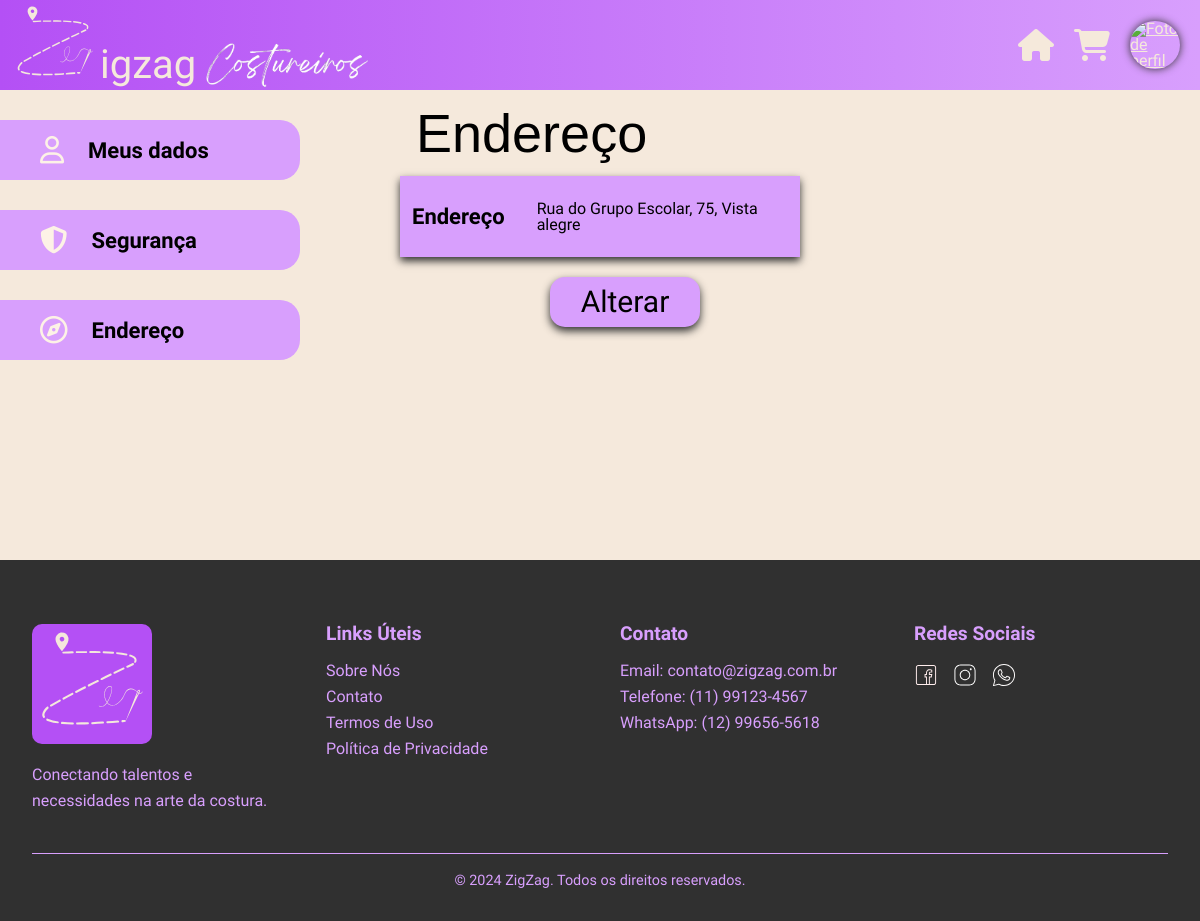
The app's page /costureiro/endereco/index.php (signed in) with its own data.
### tables this page shows
CREATE TABLE IF NOT EXISTS tbl_costureiro
(
    cos_id integer NOT NULL PRIMARY KEY AUTO_INCREMENT,

    cos_email varchar(320) NOT NULL,
    cos_senhaHash varchar(128) NOT NULL,

    cos_nome varchar(64),
    cos_telefone bigint,
    cos_cpf bigint,
    cos_cnpj bigint,

    cos_perfil varchar(255) DEFAULT 'default.png',
    cos_verificado tinyint DEFAULT 0,

     
    cos_rua varchar(64),
    cos_bairro varchar(32),
    cos_numero int,
    cos_complemento tinytext,
    cos_cidade varchar(32),
    cos_estado varchar(2),
    cos_cep int
);

### web/costureiro/endereco/bancoEndereco.php (called while the page is built)
<?php
function buscarEnderecosUsuario($conexao, $cos_id)
{
    $queryEnderecos = "SELECT cos_rua, cos_bairro, cos_numero, cos_complemento, cos_cidade, cos_estado, cos_cep
        FROM tbl_costureiro
        WHERE cos_id = $cos_id";
    $resultadoEnderecos = mysqli_query($conexao, $queryEnderecos);
    if ($resultadoEnderecos) {
        return mysqli_fetch_all($resultadoEnderecos, MYSQLI_ASSOC);
    } else {
        return false;
    }
}

### web/costureiro/endereco/index.php (the view, shortened to what this page needs)
<!DOCTYPE html>
<html lang="pt-br">
<head>
  <link rel="stylesheet" href="endereco.css" />
  <link rel="stylesheet" href="../home.css" />
  <link rel="stylesheet" href="https://unpkg.com/leaflet@1.9.4/dist/leaflet.css" />
  <?php
  require_once "../../conexao.php";
  require_once "bancoEndereco.php";
  $dados_endereco = buscarEnderecosUsuario($conexao, $_SESSION["cos_id"]);
  ?>
</head>
<body>
  <header class="top">
    <div class="header_logo">
      <a href="../../"><img class="logo_header" src="../../assets/svg/logo.svg" width="90" height="90"
          alt="Logo ZigZag">
        <p class="zigzag_txt">igzag</p>
        <img class="cost_text" src="../../assets\images\cost_img\ZigZag.png" alt="costureiro">
      </a>
    </div>
    <nav class="nav_header">
    </nav>
    <a class="icon" href="../"><i class="fa-solid fa-house fa-2x"></i>
    </a>
    <a class="icon" href="index.php"><i class="fa-solid fa-cart-shopping fa-2x"></i>
    </a>
    <a class="icon" href="index.php"><img class="icon_img_perfil"
        src="../../assets/uploads/profilepictures/<?php echo $_SESSION["cos_perfil"]; ?>" alt="Foto de perfil" />
    </a>
  </header>
  <div class="secoes">
    <div class="paginas">
      <ul>
        <a href="../perfil/" class="choice">
          <li>
            <i class="fa-regular fa-user fa-lg" style="color: #fdf2e6"></i>Meus dados
          </li>
        </a>
        <a href="../seguranca/" class="choice">
          <li>
            <i class="fa-solid fa-shield-halved fa-lg" style="color: #fdf2e6"></i>Segurança
          </li>
        </a>
        <a href="index.php" class="choice">
          <li>
            <i class="fa-regular fa-compass fa-lg" style="color: #fdf2e6"></i>Endereço
          </li>
        </a>
      </ul>
    </div>
    <div class="endereco">
      <p class="title">Endereço</p>
      <?php
      foreach ($dados_endereco as $linha => $valores) {
      ?>
          <div class="setor_endereco">
            <h1>Endereço</h1>
            <p><?php echo $valores['cos_rua'] . ", " . $valores['cos_numero'] . ", " . $valores['cos_bairro']; ?></p>
          </div>
      <?php
      }
      ?>
      <div id="add" class="add_endereco">
        <a href="./alterar">
          <p>Alterar</p>
        </a>
      </div>
    </div>
  </div>
  <footer class="footer">
    <div class="container">
      <div class="footer-content">
        <div class="footer-section">
          <img src="../../assets/svg/logo.svg" alt="ZigZag Logo" class="footer-logo" />
          <p>Conectando talentos e necessidades na arte da costura.</p>
        </div>
        <div class="footer-section">
          <h3>Links Úteis</h3>
          <ul>
            <li><a href="sobre.html">Sobre Nós</a></li>
            <li><a href="contato.html">Contato</a></li>
            <li><a href="termos.html">Termos de Uso</a></li>
            <li><a href="privacidade.html">Política de Privacidade</a></li>
          </ul>
        </div>
        <div class="footer-section">
          <h3>Contato</h3>
          <ul>
            <li>Email: contato@zigzag.com.br</li>
            <li>Telefone: (11) 99123-4567</li>
            <li>WhatsApp: (12) 99656-5618</li>
          </ul>
        </div>
        <div class="footer-section">
          <h3>Redes Sociais</h3>
          <div class="social-links">
            <a href="#"><img src="../../assets/svg/facebook.svg" alt="Facebook" /></a>
            <a href="https://www.instagram.com/zigzag_ltda"><img src="../../assets/svg/instagram.svg"
                alt="Instagram" /></a>
            <a href="#"><img src="../../assets/svg/whatsapp.svg" alt="WhatsApp" /></a>
          </div>
        </div>
      </div>
      <div class="footer-bottom">
        <p>&copy; 2024 ZigZag. Todos os direitos reservados.</p>
      </div>
    </div>
  </footer>
</body>
</html>

### web/costureiro/endereco/endereco.css (style rules this page uses)
* { margin: 0; padding: 0; border: 0; font-size: 100%; font-family: "Iansui", cursive; cursor: default; box-sizing: border-box; vertical-align: baseline; }
article, aside, details, figcaption, figure, footer, header, hgroup, menu, nav, section { display: block; }
:root { --vermelho-erro: #f73151; --roxo-principal: #b450f5; --roxo-claro: #d89ffd; --roxo-mais-claro: #e7cef6; --preto: #303030; --cinza-escuro: #545454; --cinza: #a6a6a6; --bege: #f5e9dc; --bege-claro: #f5e9db; --amarelo: #edbd44; --mobile-pequeno: 320px; --mobile-normal: 480px; --tablet: 768px; --notebook: 1024px; --desktop: 1280px; --ultra-wide: 1440px; }
html, body { width: 100%; position: relative; }
body { line-height: 1; background-color: var(--bege); overflow-x: hidden; }
ol, ul { list-style: none; }
.top { background: linear-gradient(90deg, var(--roxo-principal), var(--roxo-claro)); width: 100%; display: flex; box-sizing: border-box; }
.nav_header { width: 100%; display: flex; justify-content: space-around; align-items: center; flex-wrap: wrap; padding: 0 10px; box-sizing: border-box; }
.zigzag_txt { color: #f5e9db; font-family: "Iansui"; font-size: 40px; align-self: center; }
.logo_header { cursor: pointer; margin-left: 10px; transition: all 0.3s ease; }
.icon { align-self: center; padding-right: 20px; color: #f5e9db; transition: all 0.3s ease; }
.icon::after { content: ""; position: absolute; width: 0; height: 2px; left: 50%; bottom: 0; background-color: var(--bege-claro); transition: all 1s ease; transform: translateX(-50%); }
.icon_img_perfil { width: 48px; height: 48px; border-radius: 100%; justify-content: center; box-shadow: #303030 0px 0px 8px; }
.footer { width: 100%; background-color: var(--preto); padding: 4rem 0 2rem; margin-top: 200px; }
.footer-logo { background-color: var(--roxo-principal); border-radius: 10px; transition: all 0.3s ease; }
.footer .container { max-width: 1200px; margin: 0 auto; padding: 0 2rem; }
.footer-content { display: grid; grid-template-columns: repeat(4, 1fr); gap: 40px; margin-bottom: 40px; }
.footer-section h3 { color: var(--roxo-claro); margin-bottom: 20px; font-size: 1.2em; }
.footer-logo { width: 120px; margin-bottom: 15px; }
.footer-section p { color: var(--roxo-claro); line-height: 1.6; }
.footer-section ul { list-style: none; padding: 0; color: var(--roxo-claro); }
.footer-section ul li { margin-bottom: 10px; }
.footer-section ul li a { color: var(--roxo); text-decoration: none; transition: color 0.3s ease; cursor: pointer; }
.social-links { display: flex; gap: 15px; }
.social-links img { width: 24px; height: 24px; transition: transform 0.3s ease; cursor: pointer; }
.footer-bottom { text-align: center; padding-top: 20px; border-top: 1px solid var(--roxo-claro); }
.footer-bottom p { color: var(--roxo-claro); font-size: 0.9em; }

### records on screen
tbl_costureiro: cos_rua "Rua do Grupo Escolar", cos_numero "75", cos_bairro "Vista alegre"
